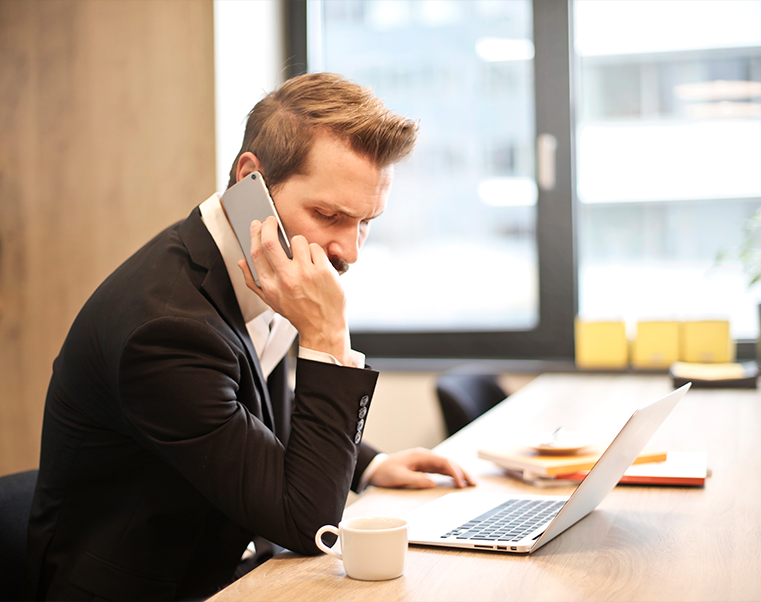
#> input picture team1.png, 761 x 602 px, given in place of team1.jpg, which was not available
$ python opencv8.py
#> lines starting #> are read from the running program, lines starting #| are printed output that depends on the picture
import cv2

import numpy as np
img = cv2.imread("team1.jpg")
#> img is the input picture: shape (602, 761, 3); mean B, G, R 149, 161.5, 175.6
height, width =img.shape[:2]
#> height = 602; width = 761
print(height)
#| 602
print(width)
#| 761


quarter_height, quarter_width =height/4,width/4
#> quarter_height = 150.5; quarter_width = 190.2

print(quarter_height)
#| 150.5
print(quarter_width)
#| 190.25

T = np.float32([[1,0,quarter_height]
,[0,1,quarter_width]])
#> T = [[1, 0, 150.5], [0, 1, 190.2]]

print(T)
#| [[  1.     0.   150.5 ]
#|  [  0.     1.   190.25]]


img_translation=cv2.warpAffine(img,T,(width,height))
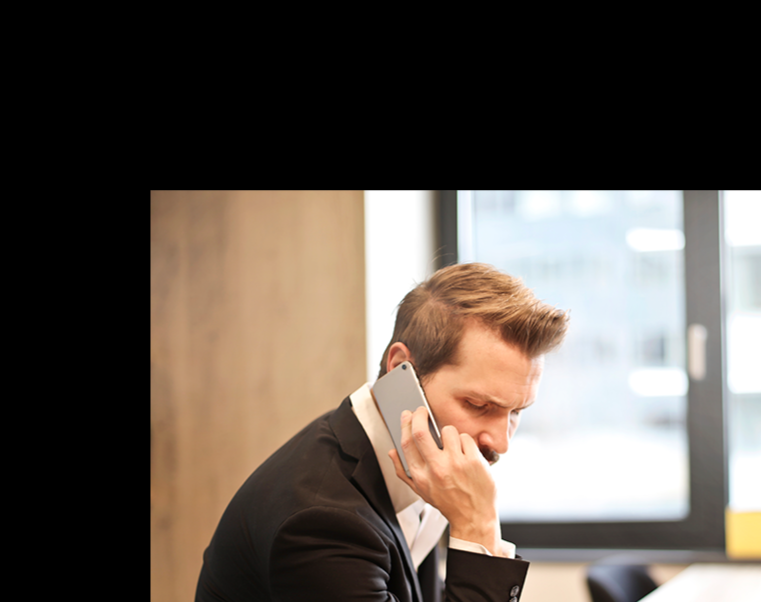
#> img_translation: shape (602, 761, 3); mean B, G, R 80.2, 88.3, 97.8
cv2.imshow('orginal img',img)
cv2.imshow('transtetion_img',img_translation)
cv2.waitKey(0)
cv2.destroyAllWindows()

$ run again, with f.jpg saved as team1.png
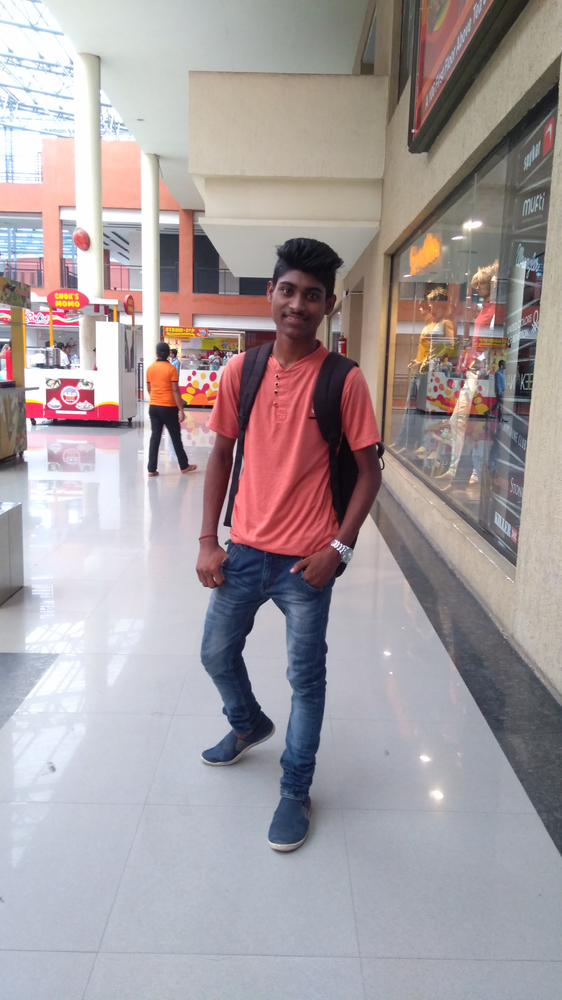
#> input picture f.jpg, 562 x 1000 px, shrunk from 2340 x 4160 before the run, given in place of team1.jpg, which was not available
#> img is the input picture: shape (1000, 562, 3); mean B, G, R 159, 156.6, 165.8
#| 1000
#| 562
#| 250.0
#| 140.5
#| [[  1.    0.  250. ]
#|  [  0.    1.  140.5]]
#> `img_translation=cv2.warpAffine(img,T,(width,height))`:
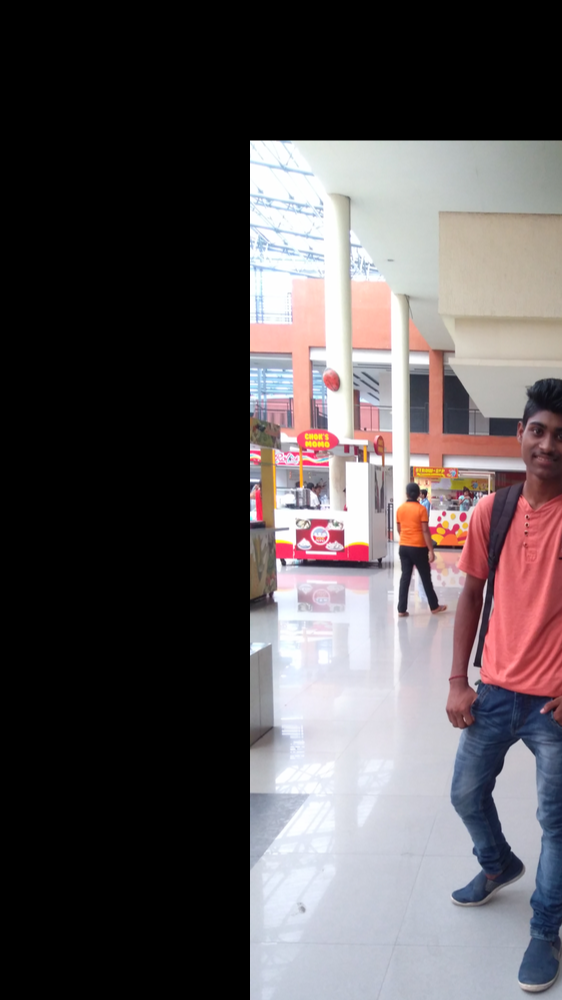
#> img_translation: shape (1000, 562, 3); mean B, G, R 84.2, 82, 88.3
